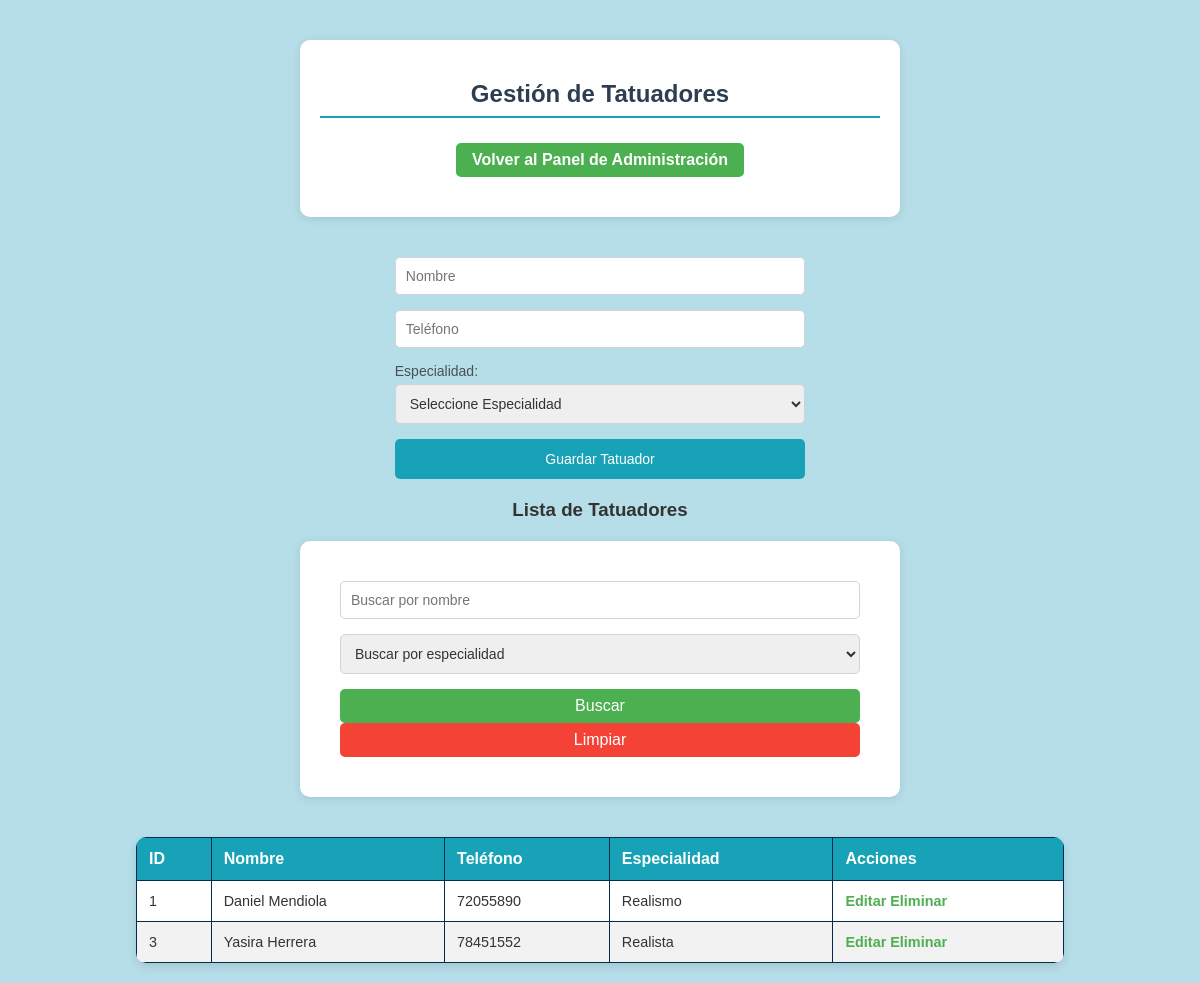
/tatuadores.php, run on the app's committed database.
### tables this page shows
CREATE TABLE `tatuador` (
  `id_tar` int(10) NOT NULL,
  `nombre` varchar(100) NOT NULL,
  `telefono` int(11) NOT NULL,
  `especialidad` varchar(50) NOT NULL
);

### tatuadores.php (the view, shortened to what this page needs)
<?php
include 'connection.php';
$whereSql = '';
$result = $conn->query("SELECT * FROM tatuador $whereSql");
?>
<!DOCTYPE html>
<html lang="es">
<head>
    <link rel="stylesheet" href="css/estilo.css">
</head>
<body style='background-color: #b5dee9;'>
<div class="form-container">
    <h2>Gestión de Tatuadores</h2>
    <a href="admin_dashboard.php" class="btn">Volver al Panel de Administración</a>
</div>
<form method="POST">
    <input type="text" name="nombre" placeholder="Nombre" required>
    <input type="number" name="telefono" placeholder="Teléfono" required pattern="[0-9]{8}" title="Solo se permiten números (8 dígitos)">
    <label for="especialidad">Especialidad:</label>
    <select name="especialidad" required>
        <option value="">Seleccione Especialidad</option>
    </select>
    <button type="submit">Guardar Tatuador</button>
</form>
<h3>Lista de Tatuadores</h3>
<div class="search-container">
    <form method="GET" class="search-form">
        <input type="text" name="search_nombre" placeholder="Buscar por nombre" value="<?php echo isset($_GET['search_nombre']) ? htmlspecialchars($_GET['search_nombre']) : ''; ?>" />
        <select name="search_especialidad">
            <option value="">Buscar por especialidad</option>
        </select>
        <button type="submit" class="btn-buscar">Buscar</button>
        <button type="reset" onclick="window.location.href='tatuadores.php';" class="btn-limpiar">Limpiar</button>
    </form>
</div>
<table>
    <thead>
        <tr>
            <th>ID</th>
            <th>Nombre</th>
            <th>Teléfono</th>
            <th>Especialidad</th>
            <th>Acciones</th>
        </tr>
    </thead>
    <tbody>
        <?php while ($row = $result->fetch_assoc()): ?>
            <tr>
                <td><?php echo $row['id_tar']; ?></td>
                <td><?php echo $row['nombre']; ?></td>
                <td><?php echo $row['telefono']; ?></td>
                <td><?php echo $row['especialidad']; ?></td>
                <td>
                    <a href="editar_tatuadores.php?id=<?php echo $row['id_tar']; ?>">Editar</a>
                    <a href="tatuadores.php?delete_id=<?php echo $row['id_tar']; ?>" onclick="return confirm('¿Estás seguro de que deseas eliminar este tatuador?');">Eliminar</a>
                </td>
            </tr>
        <?php endwhile; ?>
    </tbody>
</table>
</body>
</html>

### Kraken/css/estilo.css (style rules this page uses)
body { font-family: 'Arial', sans-serif; background-color: #e9ecef; margin: 0; }
.form-container { background-color: #ffffff; padding: 20px; border-radius: 8px; box-shadow: 0 4px 8px rgba(0, 0, 0, 0.1); max-width: 600px; margin: 0 auto 20px; }
.form-container h2 { font-size: 18px; color: #495057; border-bottom: 2px solid #17a2b8; padding-bottom: 8px; margin-bottom: 15px; }
form { padding: 20px; }
form label { font-size: 14px; color: #495057; display: block; margin-bottom: 5px; }
form input, form textarea, form select { width: 100%; padding: 10px; margin-bottom: 15px; border: 1px solid #ced4da; border-radius: 5px; font-size: 14px; }
form button { background-color: #17a2b8; color: #ffffff; border: none; padding: 12px 20px; border-radius: 5px; font-size: 14px; cursor: pointer; width: 100%; transition: background-color 0.3s ease; }
a { color: #17a2b8; text-decoration: none; }
table { width: 100%; border-collapse: collapse; margin-top: 20px; }
table th, table td { padding: 12px; border: 1px solid #042a50; text-align: left; }
table th { background-color: #17a2b8; color: #ffffff; }
table tbody tr:nth-child(even) { background-color: #f2f2f2; }

### tatuadores.php (style rules this page uses)
* { margin: 0; padding: 0; box-sizing: border-box; font-family: Arial, sans-serif; color: #333; }
body { background-color: #f0f2f5; display: flex; flex-direction: column; align-items: center; min-height: 100vh; padding: 20px; }
h2 { color: #2c3e50; font-size: 2.2em; margin-top: 20px; margin-bottom: 10px; text-align: center; }
.btn { background-color: #4CAF50; color: white; padding: 10px 20px; text-decoration: none; border-radius: 5px; display: inline-block; margin-bottom: 20px; transition: background-color 0.3s; }
.form-container { width: 80%; max-width: 600px; background-color: #ffffff; padding: 20px; border-radius: 10px; box-shadow: 0 2px 10px rgba(0, 0, 0, 0.1); margin: 20px 0; text-align: center; }
.form-container h2 { color: #2c3e50; margin-bottom: 15px; font-size: 1.5em; }
.form-container .btn { background-color: #4CAF50; color: white; padding: 8px 16px; text-decoration: none; border-radius: 5px; display: inline-block; margin-top: 10px; transition: background-color 0.3s; }
.search-container { width: 80%; max-width: 600px; background-color: #ffffff; padding: 20px; border-radius: 10px; box-shadow: 0 2px 10px rgba(0, 0, 0, 0.1); margin: 20px 0; text-align: center; }
.search-container button { padding: 8px 16px; font-size: 1em; border-radius: 5px; cursor: pointer; display: inline-block; margin-right: 10px; transition: background-color 0.3s; }
.btn-buscar { background-color: #4CAF50; color: white; border: none; }
.btn-limpiar { background-color: #f44336; color: white; border: none; }
table { width: 80%; max-width: 1000px; margin-top: 20px; border-collapse: collapse; background-color: #ffffff; border-radius: 10px; overflow: hidden; box-shadow: 0 4px 8px rgba(0, 0, 0, 0.1); }
th, td { padding: 12px; text-align: left; border-bottom: 1px solid #ddd; }
th { background-color: #2c3e50; color: #ecf0f1; }
td { font-size: 0.9em; color: #333; }
a { color: #4CAF50; text-decoration: none; font-weight: bold; }

### data on the page
tatuador: id_tar "1", nombre "Daniel Mendiola", telefono "72055890", especialidad "Realismo"
tatuador: id_tar "3", nombre "Yasira Herrera", telefono "78451552", especialidad "Realista"
